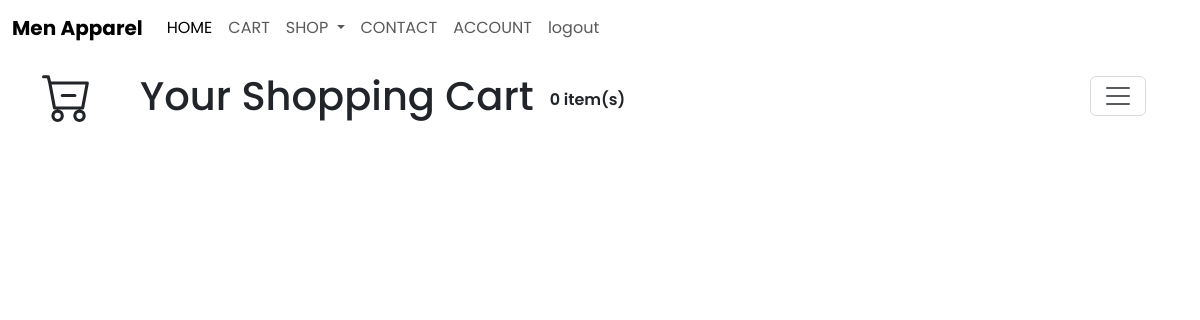
Before: /apparels/cart/ (signed in) with the older database file.
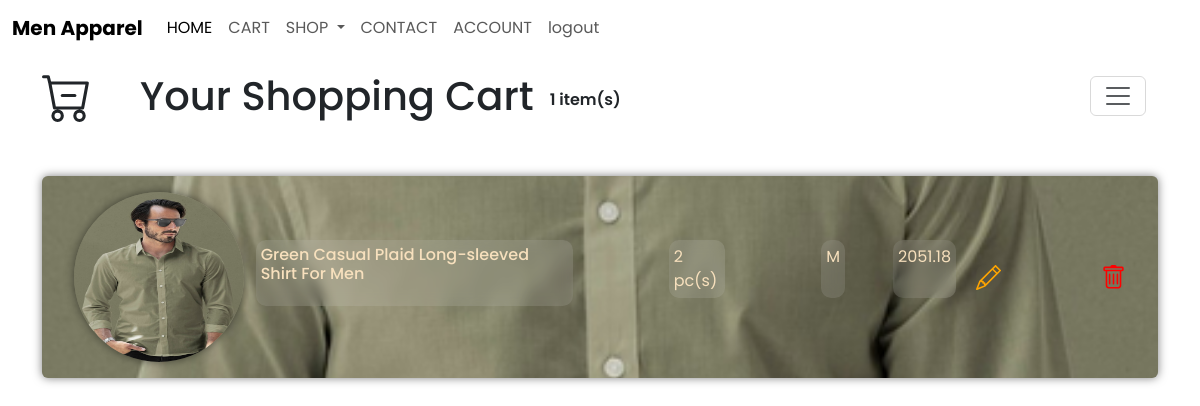
After: the same page with the newer database file.
### apparelapp/models.py (models this page shows, shortened)
class CartItem(models.Model):
    cart_owner = models.ForeignKey(UserInfo, on_delete=models.CASCADE, related_name = 'cartitem')
    product_purchase = models.ForeignKey(Apparel, on_delete=models.CASCADE)
    quantity = models.IntegerField(default=1)
    size = models.CharField(max_length =10)
    total_amount = models.DecimalField(max_digits=7, decimal_places=2)

class Apparel(models.Model):
    TYPE_CHOICES = (
        ('Topwear', 'Topwear'),
        ('Bottomwear', 'Bottomwear'),
        ('Footwear', 'Footwear')
    )
    SUBTYPE_CHOICES = (
        ('Shoes', 'Shoes'),
        ('Shirts', 'Shirts'),
        ('Shorts', 'Shorts'),
        ('Trousers', 'Trousers'),
        ('Jackets', 'Jackets'),
        ('Coats', 'Coats'),
        ('Jeans', 'Jeans'),
        ('Underwears', 'Underwears')
    )
    name = models.CharField(max_length=50, unique=True)
    type = models.CharField(max_length=10, choices=TYPE_CHOICES)
    sub_type = models.CharField(max_length=20, choices=SUBTYPE_CHOICES, blank=True, null=True)
    price = models.DecimalField(max_digits=10, decimal_places=2, validators=[MinValueValidator(0)])
    img = models.ImageField(upload_to='apparels/img', height_field=None, width_field=None, max_length=None, null=True, blank=True)

### apparelapp/views.py (the view)
# urls.py: path('cart/', CartListView.as_view(), name='cart'),
class CartListView(LoginRequiredMixin, ListView):
    model = CartItem
    template_name = "apparelapp/cart_list.html"
    context_object_name = 'items'
    def get_queryset(self):
        return CartItem.objects.filter(cart_owner__user=self.request.user)
    def get_context_data(self, **kwargs) -> dict[str]:
        context = super().get_context_data(**kwargs)
        total_eachitems = self.get_queryset()
        total = Decimal(sum([Decimal(item.total_amount) for item in total_eachitems]))
        numofitem = len([x for x in total_eachitems])
        context["total"] = total
        context['numofitems'] = numofitem
        return context

### apparelapp/templates/apparelapp/cart_list.html (shortened to what this page needs)
{% extends "base.html" %}
{% block content %}
<div class='container' style='position:relative'>
    <div class='d-flex mt-2 justify-content-between' >
        <div class='d-flex mt-2'>
        <h1 class='ms-5 me-3'>Your Shopping Cart</h1> <span class='m-auto fw-semibold'>{{numofitems}} item(s)</span>
        </div>
        <nav class="navbar">
            <div class="container-fluid">
              <button class="navbar-toggler" type="button" data-bs-toggle="offcanvas" data-bs-target="#offcanvasNavbar" aria-controls="offcanvasNavbar" aria-label="Toggle navigation">
                <span class="navbar-toggler-icon"></span>
              </button>
            </div>
          </nav>
    </div>
    <div class='my-5'>
        {% for item in items %}
        <div class='d-flex align-items-center mb-2 bg-secondary rounded justify-content-between' style="background-image: url('{{item.product_purchase.img.url}}'); background-size:cover; background-position:center; box-shadow: 0 0 10px rgba(0, 0, 0, 0.5);">
            <div class='col-10 d-flex p-3 align-items-center'>
                <div class='col-2'>
                    <img class='mx-3' src="{{item.product_purchase.img.url}}" alt='...' width="170" height="170" style='border-radius:50%;  box-shadow: 0 0 10px rgba(0, 0, 0, 0.5);'>
                </div>
                <div class='col-910 d-flex justify-content-evenly'>
                    <h6 class='whiteblur mx-5'>{{item.product_purchase.name}}</h6>
                    <p class='whiteblur mx-5'>{{item.quantity}} pc(s)</p>
                    <p class='whiteblur mx-5'>{{item.size}}</p>
                    <p class='whiteblur'>{{item.total_amount}}</p>
                </div>
            </div>
            <div class='col-2 d-flex gap-5'>
                <div class='modifybutton mx-1'>
                    <a class='nav-link buttonblur' href="{% url "apparelapp:update" pk=item.id %}" style='color:orange' >
                    </a>
                </div>
                <div class='modifybutton mx-5'>
                    <a class='nav-link buttonblur' href="{% url "apparelapp:delete" pk=item.id %}"  style='color:red' >
                    </a>
                </div>
            </div>
        </div>
        {% endfor %}
    </div>
</div>
{% endblock content %}

Changed rows visible on the page:
added CartItem: product_purchase.img (picture), product_purchase.name "Green Casual Plaid Long-sleeved Shirt For Men", quantity "2", size "M", total_amount "2051.18"
Other visible differences:
{{ numofitems }}: "0" → "1"
